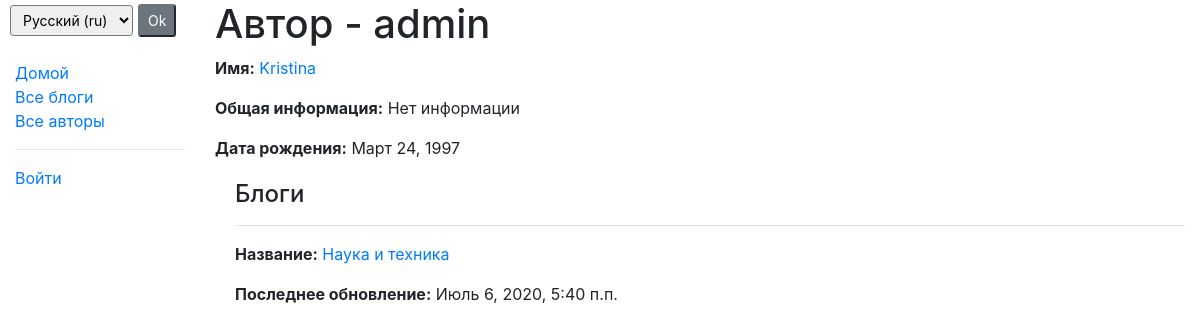
The page /blog/bloggers/1 on the database its author committed.
### miniBlog/models.py (models this page shows, shortened)
class Blogger(models.Model):
    name = models.CharField(max_length=100, verbose_name='Имя')
    bio = models.TextField(max_length=500, blank=True, default='Нет информации', verbose_name='Общая информация')
    user = models.OneToOneField(User, on_delete=models.CASCADE, verbose_name='Пользователь')
    birth_date = models.DateField(null=True, blank=True, verbose_name='Дата рождения')
    image = models.ImageField(upload_to='image/', default='image/default_pic.png')
    class Meta:
        verbose_name = 'Автор блога'
        verbose_name_plural = 'Авторы'

class Blog(models.Model):
    blog_name = models.CharField(max_length=250, verbose_name='Название')
    last_upd_date = models.DateTimeField(auto_now=True)
    blogger = models.ForeignKey(Blogger, on_delete=models.CASCADE, verbose_name='Автор')
    description = models.CharField(max_length=500, verbose_name='Описание', blank=True)
    class Meta:
        verbose_name = 'Блог'
        verbose_name_plural = 'Блоги'
    def get_absolute_url(self):
        return reverse('blog_detail', args=[str(self.id)])

### miniBlog/views.py (the view)
# urls.py: path('bloggers/<int:pk>', views.BloggerDetailView.as_view(), name='blogger'),
class BloggerDetailView(generic.DetailView):
    model = Blogger

### miniBlog/templates/miniBlog/blogger_detail.html
{% extends "base_site.html" %}
{% load i18n %}
{% block content %}
  <h1>{% trans 'Blogger' %} - {{ blogger.user.username }}</h1>
  <p><strong>{% trans 'Name' %}:</strong> <a href="{{ blog.blogger.get_absolute_url }}">{{ blogger.name }}</a></p>
  <p><strong>{% trans 'Bio' %}:</strong> {{ blogger.bio }}</p>
  <p><strong>{% trans 'BirthDate' %}:</strong> {{ blogger.birth_date }}</p>
  <div style="margin-left:20px;margin-top:20px">
    <h4>{% trans 'Blogs' %}</h4>
    {% for blog in blogger.blog_set.all %}
    <hr>
      <p><strong>{% trans 'Title' %}:</strong> <a href="{{ blog.get_absolute_url }}">{{blog.blog_name}}</a></p>
    <p><strong>{% trans 'LastUpdate' %}:</strong> {{blog.last_upd_date}}</p>
    {% endfor %}
  </div>
{% endblock %}

### rows shown on the page
Blogger: user.username "admin", name "Kristina", bio "Нет информации", birth_date "Март 24, 1997"
Blog: blog_name "Наука и техника", last_upd_date "Июль 6, 2020, 5:40 п.п."

### other values the page prints
form field language "Русский (ru)"
